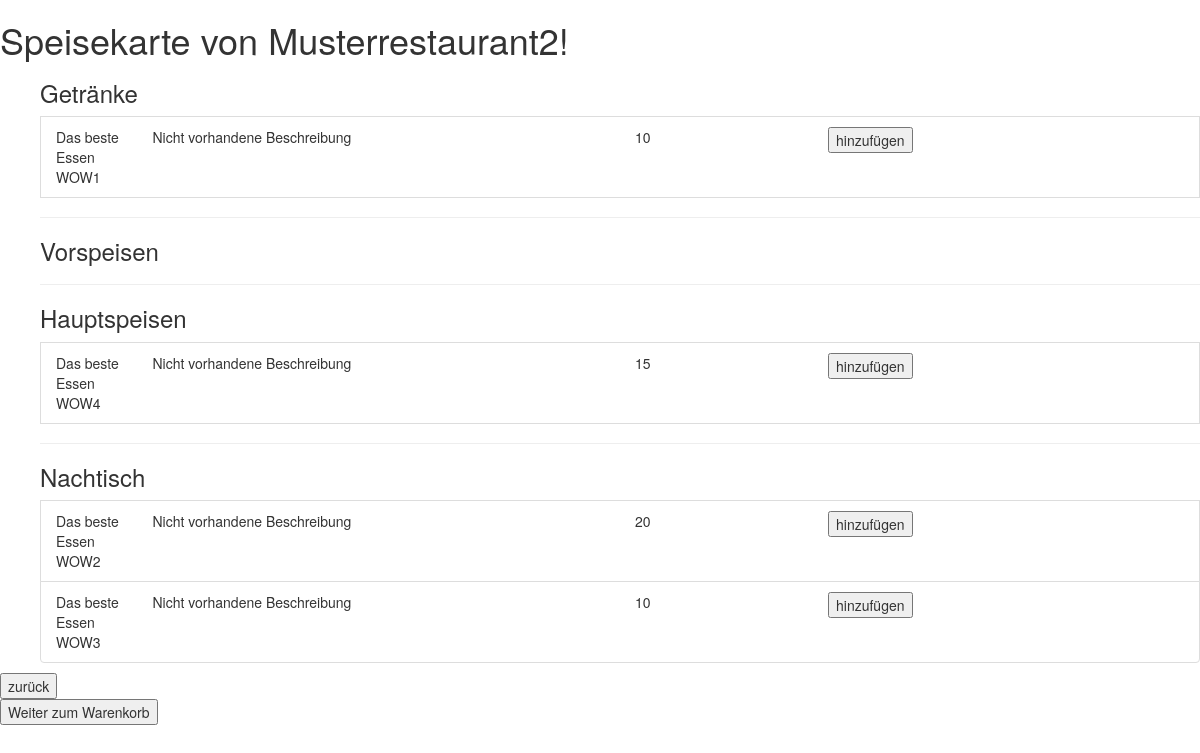
Screenshot of /customer/speisekarte/secondRestaurant (signed in) with the database file from the repository.
### tables this page shows
CREATE TABLE 'restaurant'('username' TEXT PRIMARY KEY , 'password' TEXT, 'name' TEXT, 'adresse' TEXT);

CREATE TABLE 'items'('itemId' INTEGER PRIMARY KEY AUTOINCREMENT, 'speisekartenId' INTEGER, 'name' TEXT, 'preis' INTEGER, 'beschreibung' TEXT, 'bild' BLOB, 'category' text, FOREIGN KEY (speisekartenId) references speisekarten (speisekartenId));

### app.py (the view)
@app.route("/customer/speisekarte/<username>")
def restaurantMenu(username):
    if(not 'customer_username' in session):
        return redirect('/customer/login')
    if('chosen_restaurant' in session and username != session['chosen_restaurant']):
        zugreifer.deleteItemsFromBasket(session['customer_username'])
    session['chosen_restaurant'] = username
    restaurant_name = zugreifer.getRestaurantName(username)
    menuItems = zugreifer.getAllMenuItemsForRestaurant(username)
    drinks = []
    desserts = []
    mainCourses = []
    starters = []
    for item in menuItems:
        print(item.category)
        if item.category == 'Getränk':
            drinks.append(item)
        elif item.category == 'Nachtisch':
            desserts.append(item)
        elif item.category == 'Vorspeise':
            starters.append(item)
        else:
            mainCourses.append(item)
    print(desserts)
    print(starters)
    return render_template('customer_menu.html', drinks=drinks, desserts=desserts, mainCourses=mainCourses, starters=starters,restaurant_name=restaurant_name)

### zugreifer.py (called while the page is built)
def getAllMenuItemsForRestaurant(restaurant_username):
    con = sqlite3.connect("Database.db")
    cur = con.cursor()
    result =cur.execute("select i.itemId, i.name, i.preis, i.beschreibung, i.category from items i join speisekarten s on s.speisekartenId = i.speisekartenId join restaurant r on r.username = s.restaurant_username where r.username = '" + restaurant_username + "'")
    menuItems = list()
    for x in result:
        menuItems.append(menuItem(x[0], x[1], x[2], x[3], x[4]))
    cur.close()
    con.commit()
    con.close()
    return menuItems

def getRestaurantName(restaurant_username):
    con = sqlite3.connect("Database.db")
    cur = con.cursor()
    cur.execute("SELECT name FROM restaurant WHERE username='" + restaurant_username + "'")
    zwischenspeicher = cur.fetchone()[0]
    cur.close()
    con.close()
    return zwischenspeicher

### templates/customer_menu.html (shortened to what this page needs)
<!DOCTYPE html>
<html lang="en">
<head>
    <link rel="stylesheet" href="https://maxcdn.bootstrapcdn.com/bootstrap/3.4.1/css/bootstrap.min.css">
</head>
<body>
    <h1>Speisekarte von {{ restaurant_name }}!</h1>
    <div>
      <div>
        <ul>
          <h3>Getränke</h3>
            {%for drink in drinks%}
            <li class="list-group-item" style="list-style-type: none;">
                <div class="row">
                    <div class="col-sm-1">{{drink.name}}</div>
                    <div class="col-sm-5">
                        {{drink.beschreibung}}
                    </div>
                    <div class="col-sm-2">
                      {{drink.preis}}
                    </div>
                    <div class="col-sm-3">
                      <form action="{{ url_for('addToCart',itemId =drink.itemId)}}" method="POST" >
                      <button type="submit">hinzufügen</button>
                    </form>
                  </div>
            </li>
            {% endfor %}
            <hr>
            <h3>Vorspeisen</h3>
            <hr>
            <h3>Hauptspeisen</h3>
            {%for main in mainCourses %}
            <li class="list-group-item" style="list-style-type: none;">
                <div class="row">
                    <div class="col-sm-1">{{main.name}}</div>
                    <div class="col-sm-5">
                        {{main.beschreibung}}
                    </div>
                    <div class="col-sm-2">
                      {{main.preis}}
                    </div>
                    <div class="col-sm-3">
                      <form action="{{ url_for('addToCart',itemId =main.itemId)}}" method="POST" >
                      <button type="submit">hinzufügen</button>
                    </form>
                  </div>
            </li>
            {% endfor %}
            <hr>
            <h3>Nachtisch</h3>
            {%for dessert in desserts %}
            <li class="list-group-item" style="list-style-type: none;">
                <div class="row">
                    <div class="col-sm-1">{{dessert.name}}</div>
                    <div class="col-sm-5">
                        {{dessert.beschreibung}}
                    </div>
                    <div class="col-sm-2">
                      {{dessert.preis}}
                    </div>
                    <div class="col-sm-3">
                      <form action="{{ url_for('addToCart',itemId =dessert.itemId)}}" method="POST" >
                      <button type="submit">hinzufügen</button>
                    </form>
                  </div>
            </li>
            {% endfor %}
        </ul>
    </div>
    <div class="row">
        <div class="col-sm-10">
            <form action="{{url_for('customer')}}" method="GET">
                <button>zurück</button>
            </form>
        </div>
        <div class="col-sm-10">
            <form action="{{url_for('getBasket')}}" method="GET">
                <button>Weiter zum Warenkorb</button>
            </form>
        </div>
    </div>
</body>
</html>

### rows the page displays
restaurant: name "Musterrestaurant2"
items: name "Das beste Essen WOW1", beschreibung "Nicht vorhandene Beschreibung", preis "10"
items: name "Das beste Essen WOW4", beschreibung "Nicht vorhandene Beschreibung", preis "15"
items: name "Das beste Essen WOW2", beschreibung "Nicht vorhandene Beschreibung", preis "20"
items: name "Das beste Essen WOW3", beschreibung "Nicht vorhandene Beschreibung", preis "10"
